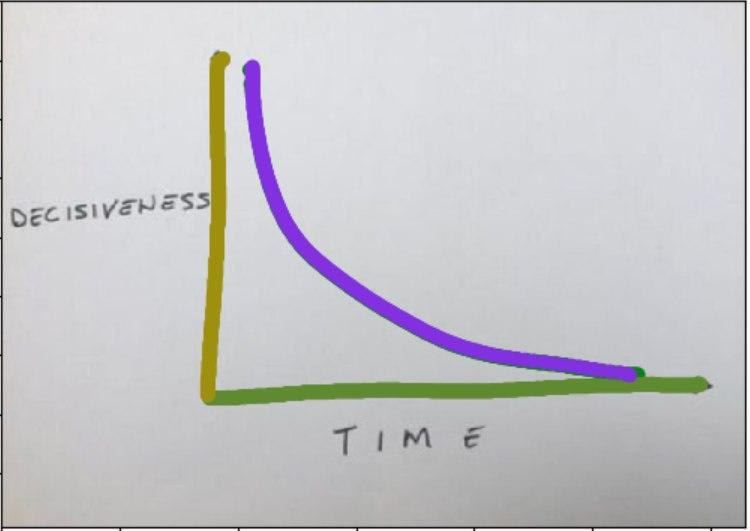
#> input picture examples/photo_2020-05-18_16-25-44.jpg, 750 x 531 px
$ python -i adt_new.py   (imports and definitions only)   (older library calls are emulated)
#> lines starting #> are read from the running program, lines starting #| are printed output that depends on the picture; after the words box and inside, x2 and y2 are one past the last pixel; in counts of white or black regions, pixels touching at a corner belong together
### docs/quantize.py
import numpy as np
from sklearn.cluster import KMeans
from sklearn.utils import shuffle
from skimage.color import rgb2gray
from skimage.transform import resize

n_colors = 64


def cluster_colors(image_array_sample, n_colors):
    kmeans = KMeans(n_clusters=n_colors).fit(image_array_sample)
    return kmeans


def quantize_binary(window):
    width, height, depth = window.shape
    image_array = np.reshape(window, (width * height, depth))
    image_array[np.isnan(image_array)] = 0
    image_array_sample = shuffle(image_array)[:min(600, width * height)]

    kmeans = cluster_colors(image_array_sample, 2)
    labels = kmeans.predict(image_array)

    if np.sum(labels) > len(labels) // 2:
        labels = np.where(labels == 0, 3, labels)
        labels = np.where(labels == 1, 0, labels)
        labels = np.where(labels == 3, 1, labels)
    return labels.reshape((width, height))


def normalize(img):
    a = img.shape[0] * img.shape[1]
    b = min(500, img.shape[0] * img.shape[1])
    try:
        sample = shuffle(np.reshape(img, (a, 3)))[:b]
    except ValueError:
        print('Error while reshaping IMage. Try jpg formats')
        return

    img[:, :, 0] = (img[:, :, 0] - np.mean(sample[:, 0]))
    img[:, :, 1] = (img[:, :, 1] - np.mean(sample[:, 1]))
    img[:, :, 2] = (img[:, :, 2] - np.mean(sample[:, 2]))
    return img


def normalize_by_region(image: np.array, h=4, w=4):
    img = np.copy(image)
    h, w = img.shape[0] // h, img.shape[1] // w
    for i in range(0, img.shape[0], h):
        for j in range(0, img.shape[1], w):
            img[i:i + h][j:j + w] = normalize(img[i:i + h][j:j + w])
    return img


def separate_background(img):
    img = np.array(img, dtype=np.float64)
    newimg = np.zeros(shape=img.shape)
    newimg = normalize_by_region(img)
    return quantize_binary(newimg)


def quantize_image(img, n_colors=64):
    # Load the Summer Palace photo
    img = np.array(img, dtype=np.float64)

    # Load Image and transform to a 2D numpy array.
    w, h, d = tuple(img.shape)
    assert (d == 3)
    image_array = np.reshape(img, (w * h, d))
    print("Fitting model on a small sub-sample of the data")
    image_array_sample = shuffle(image_array)[:min(max(600, n_colors), len(image_array))]
    kmeans = cluster_colors(image_array_sample, n_colors)

    print("Predicting color indices on the full image (k-means)")
    labels = kmeans.predict(image_array)
    return kmeans, labels, w, h


from random import random


def recreate_image(codebook, labels, w, h):
    """Recreate the (compressed) image from the code book & labels"""
    image = np.zeros((w, h, 3))
    label_idx = 0
    for i in range(w):
        for j in range(h):
            image[i][j] = codebook[labels[label_idx]]
            label_idx += 1
    print('recreated image')
    return image


# [12 lines left out: function recreate_to_image, not called in this run]


def make_frame(img, n_colors):
    kmeans, labels, w, h = quantize_image(img, n_colors)
    return labels.reshape((w, h))


def limit_colors(img, n_colors):
    kmeans, labels, w, h = quantize_image(img, n_colors)
    return recreate_image(kmeans.cluster_centers_, labels, w, h), labels.reshape((w, h))

### docs/adt_new.py
import numpy as np
from sklearn.cluster import KMeans
from quantize import recreate_image, limit_colors, cluster_colors, \
    normalize, separate_background, make_frame
from copy import deepcopy
from PIL import Image, ImageEnhance, ImageFilter

import matplotlib.pyplot as plt


def get_start_end(cluster: list):
    '''
    Get starting and ending points of a cluster of pixels
    Returns:
        start (np.array): [min_x, min_y]
            min_x - minimal x of the points
            min_y - average value of y for points at min_x
        end (np.array): [max_x, max_y]
            max_x - maximal x of the points
            max_y - average value of y for points at max_x
       h_start (float): height* of the cluster at min_x
       h_end   (float): height* of the cluster at max_x

       *(difference between max and min y's at that point)


    8
    7  00000______________________> y_min = (6+7)/2
    6  000000000             h_min = 2
    5  |   000000000         (2 points with the same x=x_min)
    4  |      0000000000
    3  |           000000000
    2  |                0000000 --> y_max = 2
    1  |                      |     h_max=1
    0  x_min                  x_max

    0000000001111111111222222222
    1234567890123456789012345678
    '''

    cluster = np.array(cluster)
    min_x = np.min(cluster[:, 0])
    min_ys = [j for i, j in cluster if i==min_x]
    max_x = np.max(cluster[:, 0])
    max_ys = [j for i, j in cluster if i==max_x]
    start = min_x, np.mean(min_ys)
    end = max_x, np.mean(max_ys)
    h_start, h_end = max(min_ys)-min(min_ys), max(max_ys)-min(max_ys)
    return np.array(start), np.array(end), h_start, h_end


def find_neighbors(img: np.array, start_point: tuple, color: int)->list:
    '''for flood-fill instrument
    Args:
        img (np.array): 2D array of integers
        start_point (tuple): point to fill from
        color: color we need to look for

    Returns:
        points (list): all points in the north\south\east\west directions
        from the give one that have the color
    '''

    width, height = img.shape
    x, y = start_point
    points = []

    y_ = y+1
    while y_ < height-1 and img[x][y_]:
        points.append((x, y_))
        y_ += 1

    y_ = y-1
    while y_ > -1 and img[x][y_]:
        points.append((x, y_))
        y_ -= 1

    x_ = x+1
    while x_ < width-1 and img[x_][y]:
        points.append((x_, y))
        x_ += 1

    x_ = x-1
    while x_ > -1 and img[x_][y]:
        points.append((x_, y))
        x_ -= 1
    return points


def fill(frame: np.array, start_point: tuple) -> list:
    '''flood-fill instrument
    Args:
        frame (np.array): 2D array of integers
        start_point (tuple): point to fill from

    Returns:
        analyzed_points (list): all points around the given one
                                with the same color
    '''

    color = frame[start_point]
    img = frame==color
    img[start_point] = 0
    analyzed_points = []
    points_to_analyze = [start_point]
    while points_to_analyze:
        l = len(points_to_analyze)
        for i in range(l):
            p = points_to_analyze.pop(0)
            new_points = find_neighbors(img, p, color)
            for i, j in new_points:
                img[i][j] = 0
            points_to_analyze += new_points
            analyzed_points.append(p)
            img[p[0]][p[1]] = 0
    return analyzed_points


class ImageADT():
    def __init__(self, path_to_image):
        self.dir = path_to_image
        self.img = Image.open(path_to_image)
#> self.img is the input picture: PIL image 750x531 RGB; mean R, G, B 199, 198.3, 201

    # [12 lines left out: function increase_saturation, not called in this run]

    @staticmethod
    def increase_contrast(img, n):
        '''Increase image contrast
        Args:
            img: an image opened with PIL Image
            n (float): intensity of filter

        Returns:
            modified img
        '''

        return ImageEnhance.Contrast(img).enhance(n)

    @staticmethod
    def resize_to(img, width : int, height: int):
        '''Resize image tp size (width, height)
        Args:
            img: an image opened with PIL Image
            width (int): width
            height (int): height

        Returns:
            resized img
        '''

        img.thumbnail((width, height), Image.ANTIALIAS)
        return img

    @staticmethod
    def scale_image(img, max_width=500):
        '''Scale image, so that it's width is < max_width
        Args:
            img: an image opened with PIL Image
            max_width (int): maximum possible width

        Returns:
            properly resized img
        '''
#> called with max_width = 500

        width, height = img.width, img.height
        if img.width > max_width:
            width, height = max_width, int(height*max_width/width)
            ImageADT.resize_to(img, width, height)
        return img, (width, height)

    @staticmethod
    def blur_image(img, s=1):
        '''Blur image
        Args:
            img: an image opened with PIL Image
            s (float): size of kernel for Gaussian filter

        Returns:
            modified img
        '''

        img = img.filter(ImageFilter.GaussianBlur(radius=s))
        return img

    def analyze(self, n_colors=3):
        '''Extract graphs from an image'''

        img = deepcopy(self.img)
        img, (width, height) = self.scale_image(img)
#> width = 500; height = 354
        #width, height = img.width, img.height
        img = self.blur_image(img, max(3, (width+height)//400))
        img = self.increase_contrast(img, 1)

        edges = np.uint8(separate_background(np.array(img)))
#> after the loop in normalize_by_region, `for i in range(0, img.shape[0], h):`:
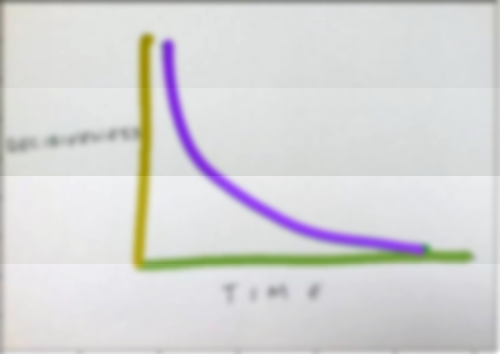
#> img: shape (354, 500, 3) float64; mean of channels 0, 1, 2 0.5, 0.5, 0.4; drawn with min black and max white
#> in quantize_binary, `image_array_sample = shuffle(image_array)[:min(600, width * height)]`: image_array_sample = 600 rows, first 8: [10.75, 11.91, 11.16], [4.32, 6.51, 5.78], [10.75, 11.91, 13.16], [8.32, 9.51, 6.78], [9.32, 10.51, 7.78], [-2.29, 0.142, -0.73], [-51.25, -99.09, 12.16], [-81.25, -101.1, -42.84]
#> edges: shape (354, 500); values 0 (black) and 1 (white), 11.6% white; 8 white regions (1 under 20 px), largest, box (x1, y1, x2, y2) and area: (106, 32, 475, 272) 13020, (0, 0, 500, 354) 3812, (312, 324, 496, 353) 2859
        coolorful_image = np.array(self.increase_contrast(img, 8))

        width, height = edges.shape[0], edges.shape[1]

        for i in range(width):
            for j in range(height):
                if edges[i][j] == 0:
                    coolorful_image[i][j] = 0
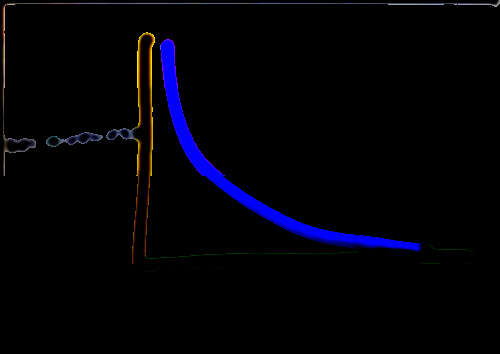
#> coolorful_image: shape (354, 500, 3); mean R, G, B 1.9, 1.4, 7.1

        coolorful_image, frame = limit_colors(coolorful_image, n_colors)
#> in quantize_image, `image_array_sample = shuffle(image_array)[:min(max(600, n_colors), len..`: image_array_sample = 600 rows, first 8: [0, 0, 0], [0, 0, 0], [0, 0, 0], [0, 0, 0], [0, 0, 0], [0, 0, 0], [0, 0, 0], [0, 0, 0]
#> in limit_colors, `kmeans, labels, w, h = quantize_image(img, n_colors)`: w = 354; h = 500
#> after the loop in recreate_image, `for i in range(w):`:
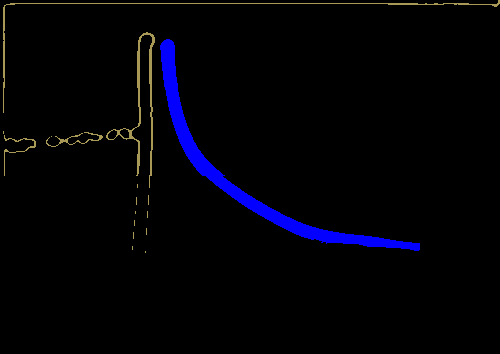
#> image: shape (354, 500, 3) float64; mean of channels 0, 1, 2 1.9, 1.5, 6.8; drawn with min black and max white
#> after the loop in recreate_image, `for i in range(w):`: label_idx = 177000
#> frame: shape (354, 500) int32; 3 distinct labels, from 0 to 2

        frame = frame + 1
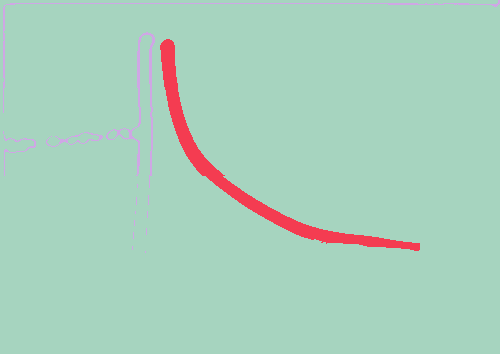
#> frame: shape (354, 500) int32; 3 distinct labels, from 1 to 3; one colour per label, 0 black
        for i in range(width):
            for j in range(height):
                if edges[i][j] == 0:
                    frame[i][j] = 0
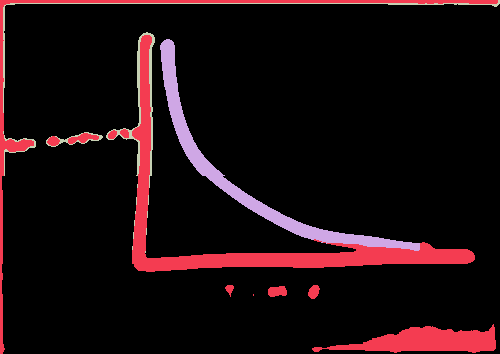
#> frame: shape (354, 500) int32; 4 distinct labels, from 0 to 3; one colour per label, 0 black
        plt.imshow(edges)
        plt.savefig('edges.png', asex=False)
        plt.clf()

        graphs = ImageADT.extract_graphs(frame, np.sum(edges)/30)
        self.plot_graphs(graphs, False)
        return [self.to_form(g, width, height) for g in graphs]

    @staticmethod
    def extract_graphs(frame, threshold):
        '''Find isolated regions of pixels of the same class on the image

        1) Applies flood-fill instrument to non-background pixels
           to find regions of the same class
        2) Connect regions found above based on their parameters
        3) Return a list of graphs
        '''
#> called with threshold = 682.5

        # thrreshold to determine whether clusters are the same graph
        dist_threshold = np.array([frame.shape[0], frame.shape[1]])/100
        eps = frame.shape[1]/80

        by_color = {}
        # non-background points
        all_points = [(i, j) for i in range(frame.shape[0])\
                      for j in range(frame.shape[1]) if frame[i][j]]
#> all_points = 20474 items


        # too small blobs of color are considered noise
        area_threshold = frame.shape[0]*frame.shape[1]//8000


        # 1) Apply flood-fill instrument to find regions of the same class
        while all_points:
            x, y = all_points.pop(0)
            if frame[x][y] not in by_color:
                by_color[frame[x][y]] = []
            points = fill(frame, (x, y))

            if len(points) > area_threshold:
                by_color[frame[x][y]].append(points)

            all_points = list(filter(lambda x: not (x in points), all_points))
#> this loop made 63 passes
#> color in fill on pass 1: 1
#> pass 1, in fill, `img = frame==color`:
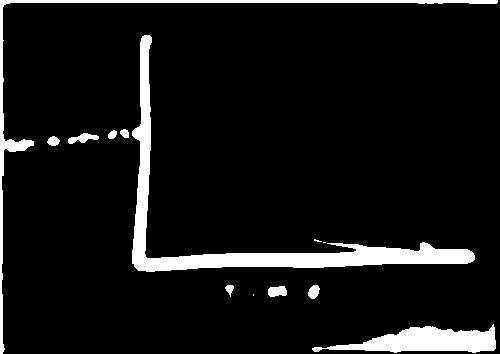
#> img: shape (354, 500) bool; 8% white; 13 white regions (3 under 20 px), largest, box (x1, y1, x2, y2) and area: (132, 35, 475, 272) 7614, (0, 0, 498, 354) 2932, (312, 324, 496, 353) 2859


        # 2) Connect regions found above based on their parameters
        previous_len = sum([len(by_color[i]) for i in by_color])+1

        while previous_len > sum([len(by_color[i]) for i in by_color]):
            previous_len = sum([len(by_color[i]) for i in by_color])
            for color in by_color:
                i = 0
                while i < len(by_color[color]):
                    j = i+1
                    while j < len(by_color[color]):
                        sa, ea, hsa, hea = get_start_end(by_color[color][i])
                        sb, eb, hsb, heb = get_start_end(by_color[color][j])
                        if all(i<j for i, j in zip(abs(ea-sb), dist_threshold)) and hsb-eps < hea < hsb+eps:
                            by_color[color][i] += by_color[color][j]
                            by_color[color].pop(j)

                        if all(i<j for i, j in zip(abs(eb-sa), dist_threshold)) and hsa-eps < heb < hsa+eps:
                            by_color[color][j] += by_color[color][i]
                            by_color[color].pop(i)
                        j += 1
                    i += 1
#> this loop made 1 pass

        # 3) Combine results and return
        graphs = []
        for color in by_color:
            graphs += by_color[color]
#> this loop made 3 passes
#> color on pass 2: 3

        # filter assumed "graphs" by the number of points given by user
        graphs = list(filter(lambda x: len(x)>threshold, graphs))
        return graphs

    @staticmethod
    def to_form(graph, width, height):
        '''Turn a graph into a form of 0 and 1,
           0 - no points, 1 - point of graph

        Args:
            graph (np.array): pixels of a graph
            w (int): width of the image
            h (int): height of the image
        Returns:
            form (np.array): form of 0 and 1
        '''

        form = np.zeros((width, height))
        for i, j in graph:
            form[i][j] = 1
        return form

    @staticmethod
    def plot_graphs(graphs, show=False):
        '''plot all graphs and save\show
        Args:
            graphs (list of np.arrays): pixels identified
            as individual graphs
            show (bool): show the image if True, save otherwise
        '''
#> called with show = False

        for i in range(len(graphs)):
            g = np.array(graphs[i])
            plt.scatter(g[:, 1], g[:, 0])
#> this loop made 5 passes
        if show:
            plt.show()
        else:
            #!!!! Заміни на нормальний шлях, який тобі треба
            plt.savefig('color_blobs.png')
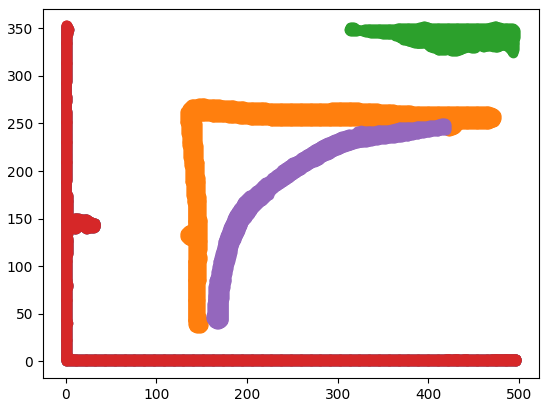
#> figure drawn by matplotlib, 1 panel
            plt.clf()


# [10 lines not run here, left out]

>>> result = ImageADT('../examples/photo_2020-05-18_16-25-44.jpg').analyze()

$ run again, on examples/photo_2020-05-18_16-25-48.jpg
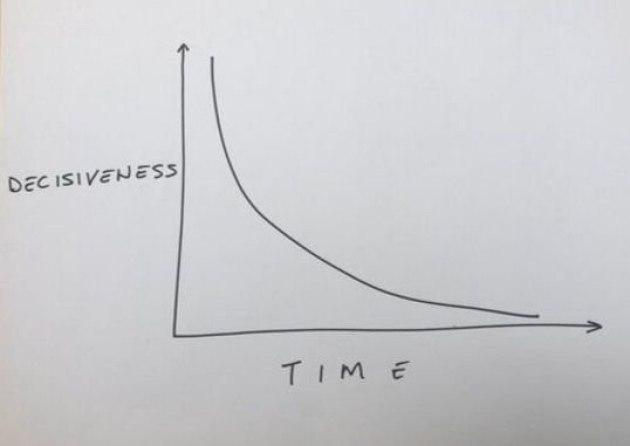
#> input picture examples/photo_2020-05-18_16-25-48.jpg, 630 x 446 px
#> in __init__, self.img is the input picture: PIL image 630x446 RGB; mean R, G, B 204, 204.3, 207.1
#> in analyze, `img, (width, height) = self.scale_image(img)`: width = 500; height = 353
#> in quantize_binary, `image_array_sample = shuffle(image_array)[:min(600, width * height)]`: image_array_sample = 600 rows, first 8: [-3.64, -3.42, -3.24], [5.66, 6.17, 4.87], [9.36, 9.58, 9.76], [2.72, 3.35, 4.5], [10.72, 6.35, 2.5], [13.66, 13.17, 11.87], [-29.28, -28.65, -29.5], [0.356, 0.578, 0.76]
#> edges: shape (353, 499); values 0 (black) and 1 (white), 12.4% white; 9 white regions (1 under 20 px), largest, box (x1, y1, x2, y2) and area: (2, 32, 481, 269) 11346, (274, 298, 499, 353) 9357, (267, 285, 291, 302) 327
#> in quantize_image, `image_array_sample = shuffle(image_array)[:min(max(600, n_colors), len..`: image_array_sample = 600 rows, first 8: [0, 0, 0], [0, 0, 0], [0, 0, 0], [0, 0, 0], [0, 0, 0], [0, 0, 0], [0, 0, 0], [0, 0, 0]
#> in limit_colors, `kmeans, labels, w, h = quantize_image(img, n_colors)`: w = 353; h = 499
#> after the loop in recreate_image, `for i in range(w):`: label_idx = 176147
#> after the loop in analyze, `for i in range(width):`:
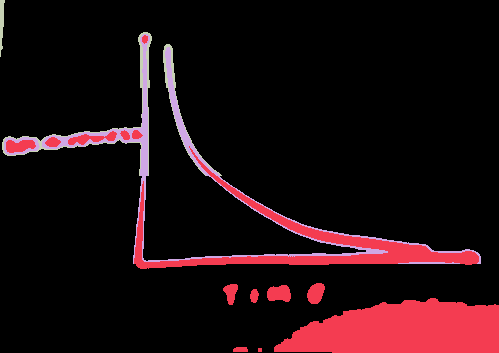
#> frame: shape (353, 499) int32; 4 distinct labels, from 0 to 3; one colour per label, 0 black
#> all_points = 21869 items
#> the loop in extract_graphs, `while all_points:` made 166 passes
#> color in fill on pass 1: 3
#> the loop in extract_graphs, `while previous_len > sum([len(by_color[i]) for i in by_color]):` made 2 passes
#> the loop in extract_graphs, `for color in by_color:` made 3 passes
#> color on passes 1, 3: 3, 1
#> the loop in plot_graphs, `for i in range(len(graphs)):` made 7 passes
#> in plot_graphs, `plt.savefig('color_blobs.png')`:
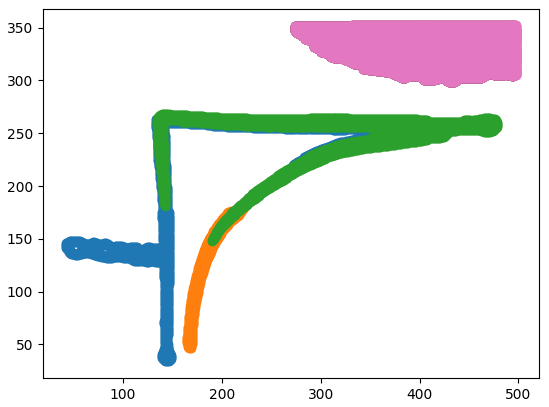
#> figure drawn by matplotlib, 1 panel
